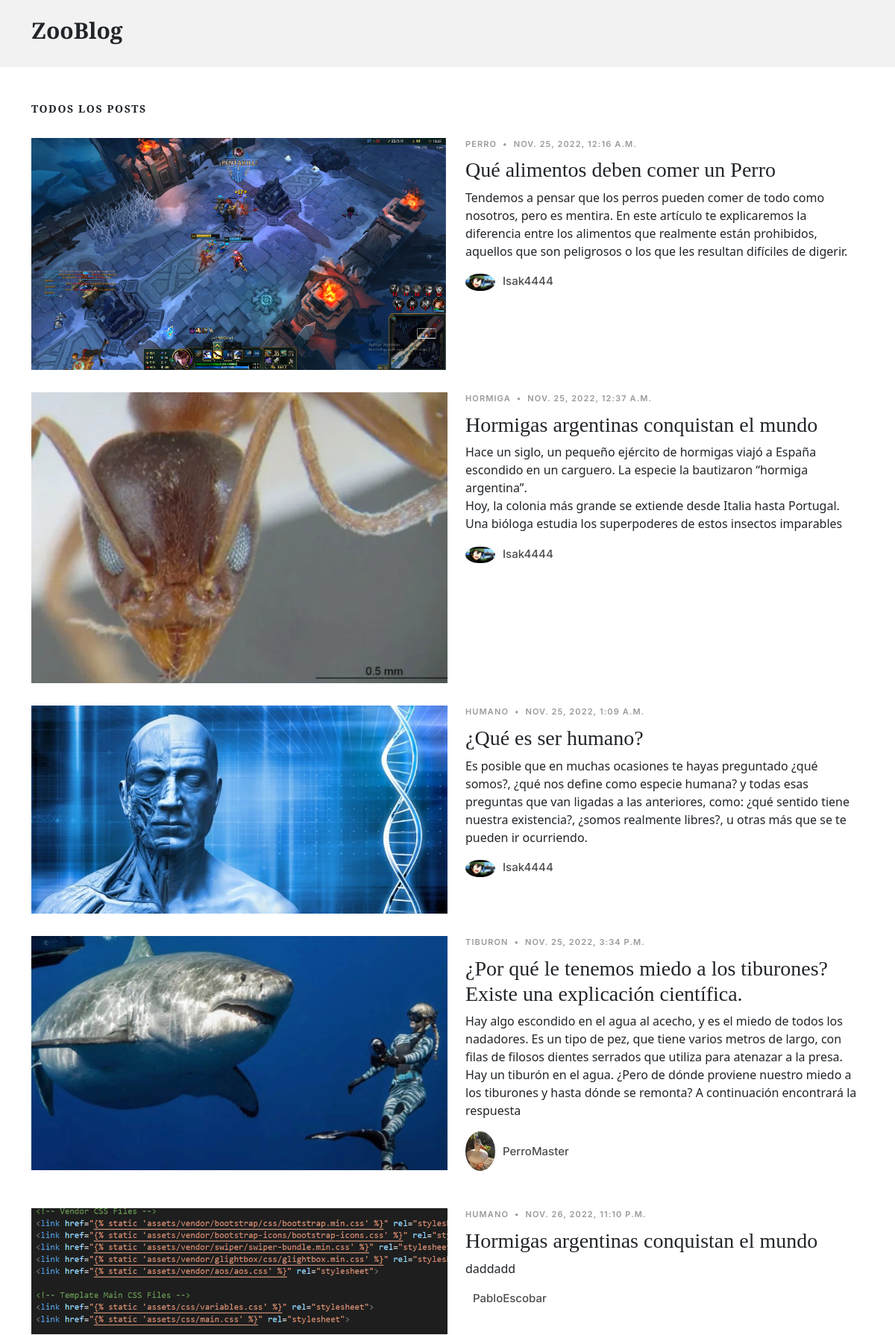
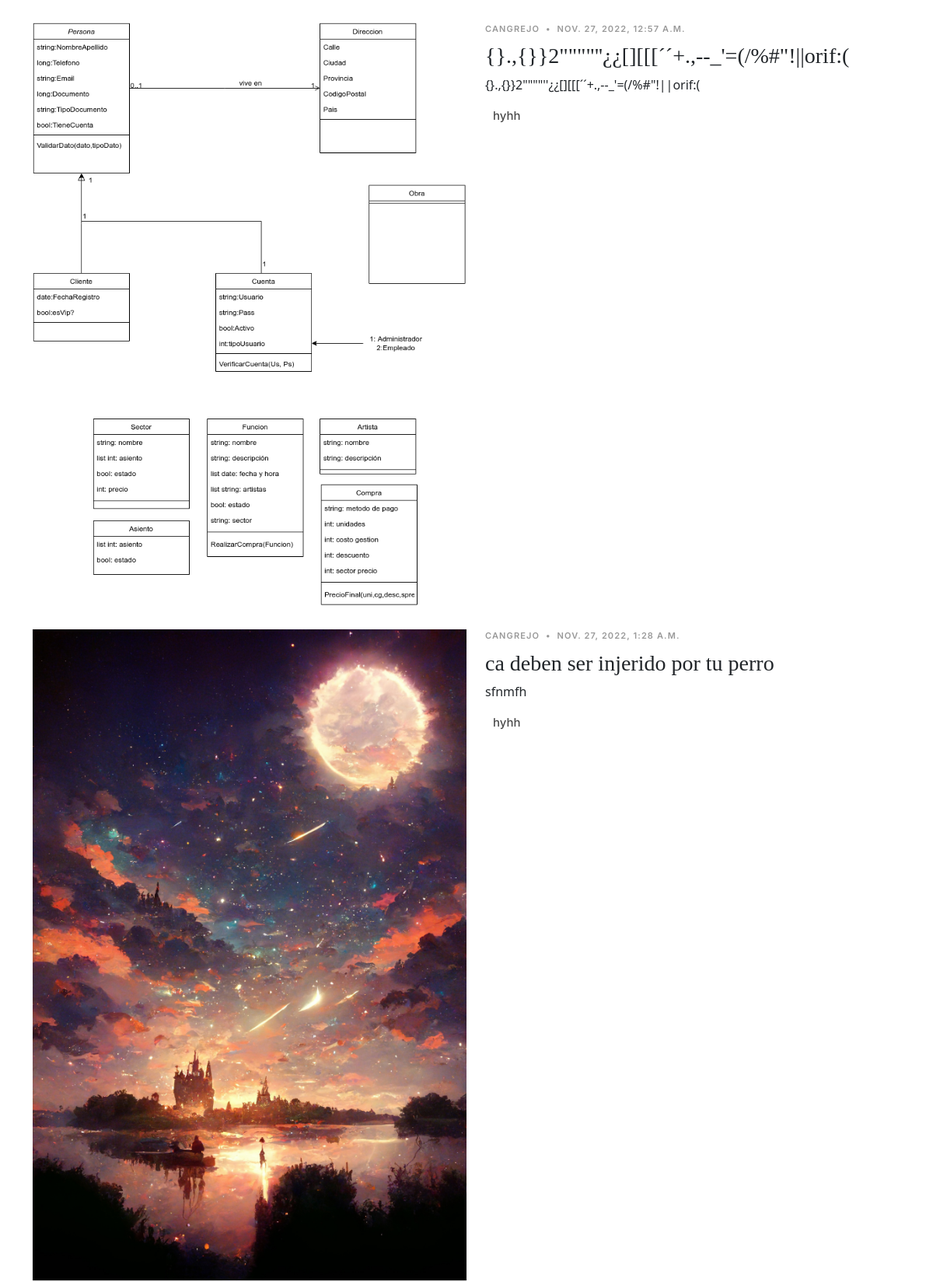
Page /Appzoologico/Posts/ (upper part) on the committed database (2 pictures, top to bottom).
### Appzoologico/models.py (models this page shows, shortened)
class Posteo(models.Model):
    titulo = models.CharField(max_length=80)
    subtitulo = models.TextField(max_length=400)
    posteo = RichTextField()
    user = models.ForeignKey(User, on_delete=models.CASCADE)
    fecha_post = models.DateTimeField(auto_now=False, auto_now_add=False)
    animal = models.CharField(default='',max_length=80)
    imagen = models.ImageField(upload_to='posts', null=True, blank = True)
    avatar_url = models.CharField(default='',max_length=100)

### Appzoologico/views.py (the view)
# urls.py: path('Posts/', view_posts, name="posts"),
def view_posts(request):
    post = Posteo.objects.all()
    postFooter= post[::-1]
    try:
        avatar = Avatar.objects.get(user = request.user)
    except:
        return render(request, "Posts.html", {'post': post, "recentPost": postFooter[0:2]})
    return render(request, "Posts.html", {'post': post, "recentPost": postFooter[0:2], "imgPerfil": avatar.imagen.url})

### Appzoologico/templates/Posts.html (shortened to what this page needs)
{% extends 'indexZoo.html' %}
{% load static %}
{% block Main %}
<main id="main">
    <section>
      <div class="container">
          <div class="col-md-12" data-aos="fade-up">
            <h3 class="category-title">Todos los Posts</h3>
            {% for item in post %}
            <div class="d-md-flex post-entry-2 half">
              <a href="{% url 'PostDetalles' item.id %}" class="me-4 thumbnail">
                <img src="{{ item.imagen.url }}" alt="" class="img-fluid">
              </a>
              <div>
                <div class="post-meta"><span class="date">{{item.animal}}</span> <span class="mx-1">&bullet;</span> <span>{{item.fecha_post}}</span></div>
                <h3><a href="{% url 'PostDetalles' item.id %}">{{item.titulo}}</a></h3>
                <p>{{item.subtitulo | safe}}</p>
                <div class="d-flex align-items-center author">
                  <div class="photo"><img src="{{ item.avatar_url }}" alt="" class="img-fluid"></div>
                  <div class="name">
                    <h3 class="m-0 p-0">{{item.user.username}}</h3>
                  </div>
                </div>
              </div>
            </div>
            {% endfor %}
          </div>
      </div>
    </section>
</main>
{% endblock %}

### Appzoologico/static/assets/css/variables.css (style rules this page uses)
:root { --font-default: 'EB Garamond', system-ui, -apple-system, "Segoe UI", Roboto, "Helvetica Neue", Arial, "Noto Sans", "Liberation Sans", sans-serif, "Apple Color Emoji", "Segoe UI Emoji", "Segoe UI Symbol", "Noto Color Emoji"; --font-primary: 'EB Garamond', serif; --font-secondary: 'Inter', sans-serif; --color-default: #212529; --color-default-rgb: 33, 37, 41; --color-links: #212529; --color-links-hover: #15171a; --color-primary: #212529; --color-primary-light: #26282c; --color-primary-dark: #0b0c0e; --color-primary-rgb: 33, 37, 41; --color-primary-light-rgb: 38, 40, 44; --color-primary-dark-rgb: 11, 12, 14; --color-secondary: #596d80; --color-secondary-light: #8498aa; --color-secondary-dark: #404f5c; --color-secondary-rgb: 89, 109, 128; --color-secondary-light-rgb: 132, 152, 170; --color-secondary-dark-rgb: 64, 79, 92; --color-blue: #0d6efd; --color-blue-rgb: 13, 110, 253; --color-indigo: #6610f2; --color-indigo-rgb: 102, 16, 242; --color-purple: #6f42c1; --color-purple-rgb: 111, 66, 193; --color-pink: #f3268c; --color-pink-rgb: 243, 38, 140; --color-red: #df1529; --color-red-rgb: 223, 21, 4; --color-orange: #fd7e14; --color-orange-rgb: 253, 126, 20; --color-yellow: #ffc107; --color-yellow-rgb: 255, 193, 7; --color-green: #059652; --color-green-rgb: 5, 150, 82; --color-teal: #20c997; --color-teal-rgb: 32, 201, 151; --color-cyan: #0dcaf0; --color-cyan-rgb: 13, 202, 240; --color-white: #ffffff; --color-white-rgb: 255, 255, 255; --color-gray: #6c757d; --color-gray-rgb: 108, 117, 125; --color-black: #000000; --color-black-rgb: 0, 0, 0; }
:root { --bs-blue: var(--color-blue); --bs-indigo: var(--color-indigo); --bs-purple: var(--color-purple); --bs-pink: var(--color-pink); --bs-red: var(--color-red); --bs-orange: var(--color-orange); --bs-yellow: var(--color-yellow); --bs-green: var(--color-green); --bs-teal: var(--color-teal); --bs-cyan: var(--color-cyan); --bs-white: var(--color-white); --bs-gray: var(--color-gray); --bs-gray-dark: #343a40; --bs-gray-100: #f8f9fa; --bs-gray-200: #e9ecef; --bs-gray-300: #dee2e6; --bs-gray-400: #ced4da; --bs-gray-500: #adb5bd; --bs-gray-600: #6c757d; --bs-gray-700: #495057; --bs-gray-800: #343a40; --bs-gray-900: #212529; --bs-primary: var(--color-blue); --bs-secondary: var(--color-blue); --bs-success: #198754; --bs-info: #0dcaf0; --bs-warning: #ffc107; --bs-danger: #dc3545; --bs-light: #f8f9fa; --bs-dark: #212529; --bs-primary-rgb: var(--color-primary-rgb); --bs-secondary-rgb: var(--color-secondary-rgb); --bs-success-rgb: 25, 135, 84; --bs-info-rgb: 13, 202, 240; --bs-warning-rgb: 255, 193, 7; --bs-danger-rgb: 220, 53, 69; --bs-light-rgb: 248, 249, 250; --bs-dark-rgb: 33, 37, 41; --bs-white-rgb: var(--color-white-rgb); --bs-black-rgb: var(--color-black-rgb); --bs-body-color-rgb: var(--color-default-rgb); --bs-body-bg-rgb: 255, 255, 255; --bs-font-sans-serif: var(--font-default); --bs-font-monospace: SFMono-Regular, Menlo, Monaco, Consolas, "Liberation Mono", "Courier New", monospace; --bs-gradient: linear-gradient(180deg, rgba(255, 255, 255, 0.15), rgba(255, 255, 255, 0)); --bs-body-font-family: var(--font-default); --bs-body-font-size: 1rem; --bs-body-font-weight: 400; --bs-body-line-height: 1.5; --bs-body-color: var(--color-default); --bs-body-bg: #fff; }

### rows in the picture
Posteo: imagen (picture), animal "PERRO", fecha_post "NOV. 25, 2022, 12:16 A.M.", titulo "Qué alimentos deben comer un Perro", subtitulo "Tendemos a pensar que los perros pueden comer de todo como nosotros, pero es mentira. En este artículo te explicaremos la diferencia entre los alimentos que realmente están prohibidos, aquellos que son peligrosos o los que les resultan difíciles de digerir.", avatar_url (picture), user.username "Isak4444"
Posteo: imagen (picture), animal "HORMIGA", fecha_post "NOV. 25, 2022, 12:37 A.M.", titulo "Hormigas argentinas conquistan el mundo", subtitulo "Hace un siglo, un pequeño ejército de hormigas viajó a España escondido en un carguero. La especie la bautizaron “hormiga argentina”. Hoy, la colonia más grande se extiende desde Italia hasta Portugal. Una bióloga estudia los superpoderes de estos insectos imparables", avatar_url (picture), user.username "Isak4444"
Posteo: imagen (picture), animal "HUMANO", fecha_post "NOV. 25, 2022, 1:09 A.M.", titulo "¿Qué es ser humano?", subtitulo "Es posible que en muchas ocasiones te hayas preguntado ¿qué somos?, ¿qué nos define como especie humana? y todas esas preguntas que van ligadas a las anteriores, como: ¿qué sentido tiene nuestra existencia?, ¿somos realmente libres?, u otras más que se te pueden ir ocurriendo.", avatar_url (picture), user.username "Isak4444"
Posteo: imagen (picture), animal "TIBURON", fecha_post "NOV. 25, 2022, 3:34 P.M.", titulo "¿Por qué le tenemos miedo a los tiburones? Existe una explicación científica.", subtitulo "H ay algo escondido en el agua al acecho, y es el miedo de todos los nadadores. Es un tipo de pez, que tiene varios metros de largo, con filas de filosos dientes serrados que utiliza para atenazar a la presa. Hay un tiburón en el agua. ¿Pero de dónde proviene nuestro miedo a los tiburones y hasta dónde se remonta? A continuación encontrará la respuesta", avatar_url (picture), user.username "PerroMaster"
Posteo: imagen (picture), animal "HUMANO", fecha_post "NOV. 26, 2022, 11:10 P.M.", titulo "Hormigas argentinas conquistan el mundo", subtitulo "daddadd", user.username "PabloEscobar"
Posteo: imagen (picture), animal "CANGREJO", fecha_post "NOV. 27, 2022, 12:57 A.M.", titulo "{}.,{}}2\"\"\"\"''¿¿[][[[´´+.,--_'=(/%#\"!||orif:(", subtitulo "{}.,{}}2\"\"\"\"''¿¿[][[[´´+.,--_'=(/%#\"!||orif:(", user.username "hyhh"
Posteo: imagen (picture), animal "CANGREJO", fecha_post "NOV. 27, 2022, 1:28 A.M.", titulo "ca deben ser injerido por tu perro", subtitulo "sfnmfh", user.username "hyhh"
